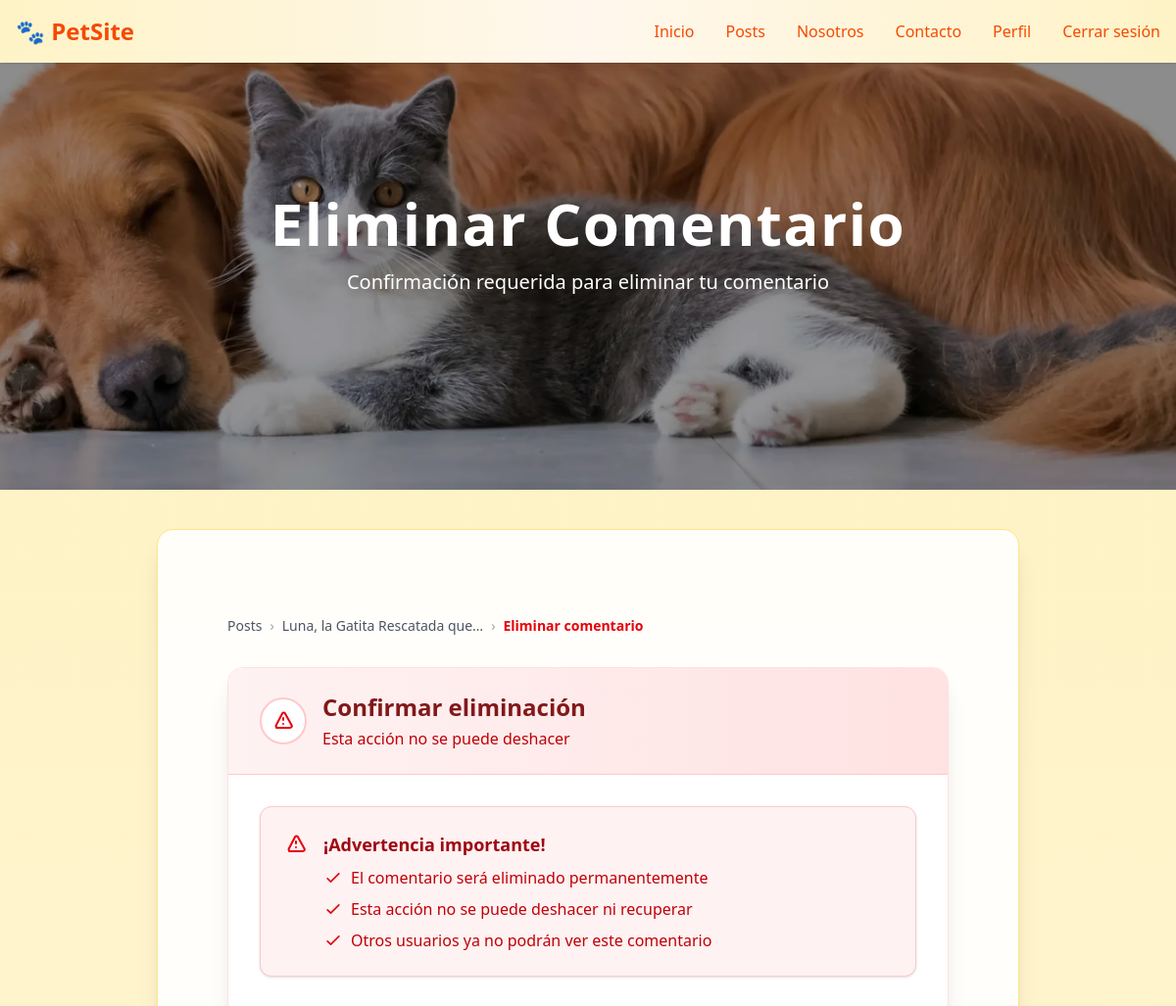
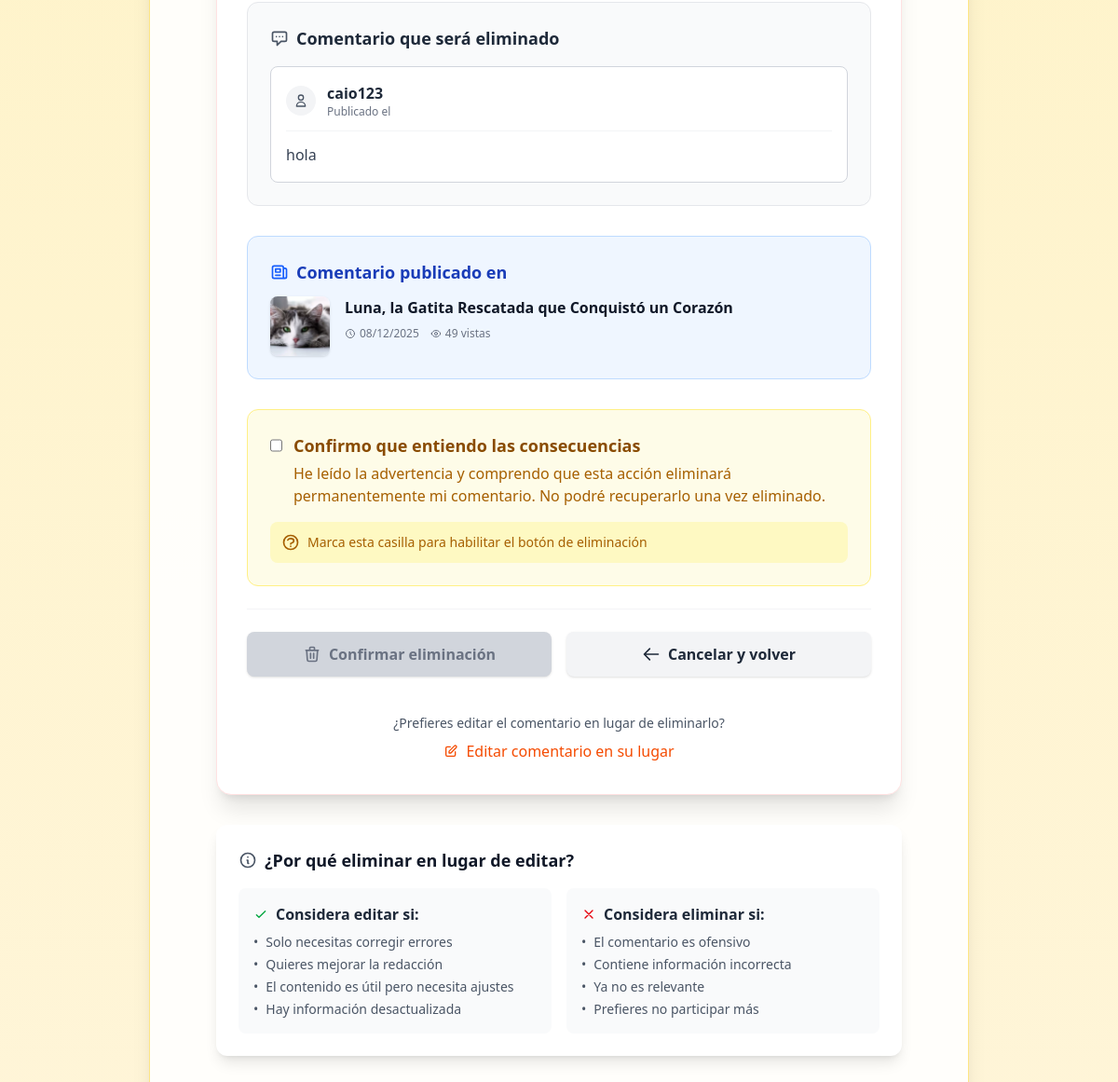
/comentarios/eliminar/8/ (signed in), run on the app's committed database (2 pictures, top to bottom).
### apps/comentarios/models.py (models this page shows, shortened)
class Comentario(models.Model):
    articulo = models.ForeignKey(Articulo, on_delete=models.CASCADE, related_name='comentarios')
    autor = models.ForeignKey(User, on_delete=models.CASCADE)
    contenido = models.TextField()
    fecha = models.DateTimeField(auto_now_add=True)
    class Meta:
        ordering = ['-fecha']
        verbose_name = "Comentario"
        verbose_name_plural = "Comentarios"

### apps/posts/models.py (models this page shows, shortened)
class Articulo(models.Model):
    titulo = models.CharField(max_length=200)
    contenido = models.TextField()
    categoria = models.ForeignKey(Categoria, on_delete=models.SET_NULL, null=True)
    autor = models.ForeignKey(User, on_delete=models.CASCADE, related_name='articulos')
    fecha_publicacion = models.DateTimeField(auto_now_add=True)
    visitas = models.PositiveIntegerField(default=0)
    destacado = models.BooleanField(default=False)
    class Meta:
        ordering = ['-fecha_publicacion']

class ImagenArticulo(models.Model):
    articulo = models.ForeignKey(Articulo, on_delete=models.CASCADE, related_name='imagenes')
    imagen = models.ImageField(upload_to='articulos/imagenes/')
    class Meta:
        verbose_name = "Imagen de Artículo"
        verbose_name_plural = "Imágenes de Artículo"

### apps/usuarios/models.py (models this page shows, shortened)
class Usuario(AbstractUser):
    email = models.EmailField(unique=True)
    telefono = models.CharField(max_length=20, null=True, blank=True)
    avatar = models.ImageField(upload_to='avatars/', default='avatars/default.webp', null=True, blank=True)
    pass

### apps/comentarios/views.py (the view)
# urls.py: path('eliminar/<int:pk>/', ComentarioDeleteView.as_view(), name='eliminar_comentario'),
class ComentarioDeleteView(ComentarioPermisoMixin, DeleteView):
    model = Comentario
    template_name = 'comentarios/eliminar_comentario.html'

### templates/comentarios/eliminar_comentario.html (shortened to what this page needs)
{% extends 'layouts/general-layout.html' %}
{% load static %}
{% block banner %}
<section class="relative w-full h-[300px] md:h-[420px] lg:h-[500px] overflow-hidden">
  <div class="absolute inset-0 flex items-center justify-center bg-black/40">
    <div class="text-center">
      <h1 class="text-white text-4xl md:text-6xl font-extrabold tracking-wide drop-shadow-xl mb-4">
        Eliminar Comentario
      </h1>
      <p class="text-white text-base sm:text-lg md:text-xl font-medium max-w-2xl mx-auto drop-shadow-lg px-2">
        Confirmación requerida para eliminar tu comentario
      </p>
    </div>
  </div>
</section>
{% endblock banner %}
{% block content %}
<div class="max-w-3xl mx-auto px-4 py-12">
  <nav class="mb-8" aria-label="Navegación">
    <ol class="flex items-center space-x-2 text-sm text-gray-600">
      <li>
        <a href="{% url 'posts:articulo_lista' %}" class="hover:text-red-600 transition-colors">
          Posts
        </a>
      </li>
      <li class="text-gray-400">›</li>
      <li>
        <a href="{% url 'posts:articulo_detalle' object.articulo.pk %}" class="hover:text-red-600 transition-colors">
          {{ object.articulo.titulo|truncatechars:30 }}
        </a>
      </li>
      <li class="text-gray-400">›</li>
      <li class="text-red-600 font-semibold">Eliminar comentario</li>
    </ol>
  </nav>
  <div class="bg-white rounded-2xl shadow-xl overflow-hidden border border-red-100">
    <div class="bg-gradient-to-r from-red-50 to-red-100 px-8 py-6 border-b border-red-200">
      <div class="flex items-center">
        <div class="w-12 h-12 bg-white border-2 border-red-200 rounded-full flex items-center justify-center mr-4">
          <svg class="w-6 h-6 text-red-600" fill="none" stroke="currentColor" viewBox="0 0 24 24">
            <path stroke-linecap="round" stroke-linejoin="round" stroke-width="2" d="M12 9v2m0 4h.01m-6.938 4h13.856c1.54 0 2.502-1.667 1.732-2.5L13.732 4c-.77-.833-1.732-.833-2.464 0L4.732 16.5c-.77.833.192 2.5 1.732 2.5z"></path>
          </svg>
        </div>
        <div>
          <h2 class="text-2xl font-bold text-red-900">Confirmar eliminación</h2>
          <p class="text-red-700 mt-1">Esta acción no se puede deshacer</p>
        </div>
      </div>
    </div>
    <div class="p-8">
      <div class="mb-8 p-6 bg-red-50 border border-red-200 rounded-xl shadow-sm">
        <div class="flex items-start">
          <div class="flex-1">
            <h3 class="text-lg font-bold text-red-800 mb-2">¡Advertencia importante!</h3>
            <ul class="space-y-2 text-red-700">
              <li class="flex items-start">
                <svg class="w-5 h-5 text-red-600 mr-2 mt-0.5 flex-shrink-0" fill="none" stroke="currentColor" viewBox="0 0 24 24">
                  <path stroke-linecap="round" stroke-linejoin="round" stroke-width="2" d="M5 13l4 4L19 7"></path>
                </svg>
                <span>El comentario será eliminado permanentemente</span>
              </li>
              <li class="flex items-start">
                <svg class="w-5 h-5 text-red-600 mr-2 mt-0.5 flex-shrink-0" fill="none" stroke="currentColor" viewBox="0 0 24 24">
                  <path stroke-linecap="round" stroke-linejoin="round" stroke-width="2" d="M5 13l4 4L19 7"></path>
                </svg>
                <span>Esta acción no se puede deshacer ni recuperar</span>
              </li>
              <li class="flex items-start">
                <svg class="w-5 h-5 text-red-600 mr-2 mt-0.5 flex-shrink-0" fill="none" stroke="currentColor" viewBox="0 0 24 24">
                  <path stroke-linecap="round" stroke-linejoin="round" stroke-width="2" d="M5 13l4 4L19 7"></path>
                </svg>
                <span>Otros usuarios ya no podrán ver este comentario</span>
              </li>
            </ul>
          </div>
        </div>
      </div>
      <div class="mb-8 p-6 bg-gray-50 border border-gray-200 rounded-xl">
        <h3 class="text-lg font-semibold text-gray-800 mb-4 flex items-center">
          <svg class="w-5 h-5 text-gray-600 mr-2" fill="none" stroke="currentColor" viewBox="0 0 24 24">
            <path stroke-linecap="round" stroke-linejoin="round" stroke-width="2" d="M8 10h.01M12 10h.01M16 10h.01M9 16H5a2 2 0 01-2-2V6a2 2 0 012-2h14a2 2 0 012 2v8a2 2 0 01-2 2h-5l-5 5v-5z"></path>
          </svg>
          Comentario que será eliminado
        </h3>
        <div class="bg-white rounded-lg p-4 border border-gray-300">
          <div class="flex items-center mb-3 pb-3 border-b border-gray-100">
            <div class="w-8 h-8 bg-gray-100 rounded-full flex items-center justify-center mr-3">
              <svg class="w-4 h-4 text-gray-600" fill="none" stroke="currentColor" viewBox="0 0 24 24">
                <path stroke-linecap="round" stroke-linejoin="round" stroke-width="2" d="M16 7a4 4 0 11-8 0 4 4 0 018 0zM12 14a7 7 0 00-7 7h14a7 7 0 00-7-7z"></path>
              </svg>
            </div>
            <div>
              <p class="font-semibold text-gray-800">{{ object.autor.username }}</p>
              <p class="text-xs text-gray-500">Publicado el {{ object.fecha_creacion|date:"d/m/Y H:i" }}</p>
            </div>
          </div>
          <div class="text-gray-700 leading-relaxed">
            {{ object.contenido|linebreaks }}
          </div>
        </div>
      </div>
      <div class="mb-8 p-6 bg-blue-50 border border-blue-200 rounded-xl">
        <h3 class="text-lg font-semibold text-blue-800 mb-3 flex items-center">
          <svg class="w-5 h-5 text-blue-600 mr-2" fill="none" stroke="currentColor" viewBox="0 0 24 24">
            <path stroke-linecap="round" stroke-linejoin="round" stroke-width="2" d="M19 20H5a2 2 0 01-2-2V6a2 2 0 012-2h10a2 2 0 012 2v1m2 13a2 2 0 01-2-2V7m2 13a2 2 0 002-2V9a2 2 0 00-2-2h-2m-4-3H9M7 16h6M7 8h6v4H7V8z"></path>
          </svg>
          Comentario publicado en
        </h3>
        <div class="flex items-start">
          {% if object.articulo.imagenes.all %}
            <img src="{{ object.articulo.imagenes.all.0.imagen.url }}"
                 alt="{{ object.articulo.titulo }}"
                 class="w-16 h-16 object-cover rounded-lg mr-4 flex-shrink-0 shadow-sm">
          {% endif %}
          <div>
            <h4 class="font-bold text-gray-900">{{ object.articulo.titulo }}</h4>
            <div class="flex items-center mt-2 text-xs text-gray-500">
              <span class="flex items-center mr-3">
                <svg class="w-3 h-3 mr-1" fill="none" stroke="currentColor" viewBox="0 0 24 24">
                  <path stroke-linecap="round" stroke-linejoin="round" stroke-width="2" d="M12 8v4l3 3m6-3a9 9 0 11-18 0 9 9 0 0118 0z"></path>
                </svg>
                {{ object.articulo.fecha_publicacion|date:"d/m/Y" }}
              </span>
              <span class="flex items-center">
                {{ object.articulo.visitas }} vistas
              </span>
            </div>
          </div>
        </div>
      </div>
      <form method="POST" id="deleteForm" class="space-y-6">
        <div class="bg-yellow-50 border border-yellow-200 rounded-xl p-6">
          <div class="flex items-start mb-4">
            <input type="checkbox" id="confirmDelete" name="confirmDelete"
                   class="mt-1 mr-3 h-5 w-5 text-red-600 border-gray-300 rounded focus:ring-red-500">
            <label for="confirmDelete" class="text-yellow-800 font-medium cursor-pointer select-none">
              <span class="block text-lg font-bold mb-1">Confirmo que entiendo las consecuencias</span>
              <span class="text-yellow-700">
                He leído la advertencia y comprendo que esta acción eliminará permanentemente mi comentario.
                No podré recuperarlo una vez eliminado.
              </span>
            </label>
          </div>
          <div class="flex items-center text-sm text-yellow-700 bg-yellow-100 p-3 rounded-lg">
            Marca esta casilla para habilitar el botón de eliminación
          </div>
        </div>
        <div class="flex flex-col sm:flex-row gap-4 pt-6 border-t border-gray-100">
          <button
            type="submit"
            id="deleteButton"
            class="inline-flex items-center justify-center px-6 py-3 bg-gray-300 text-gray-500 font-bold rounded-lg shadow transition-all duration-200 flex-1 cursor-not-allowed"
            disabled
          >
            <svg class="w-5 h-5 mr-2" fill="none" stroke="currentColor" viewBox="0 0 24 24">
              <path stroke-linecap="round" stroke-linejoin="round" stroke-width="2" d="M19 7l-.867 12.142A2 2 0 0116.138 21H7.862a2 2 0 01-1.995-1.858L5 7m5 4v6m4-6v6m1-10V4a1 1 0 00-1-1h-4a1 1 0 00-1 1v3M4 7h16"></path>
            </svg>
            Confirmar eliminación
          </button>
          <a href="{% url 'posts:articulo_detalle' object.articulo.pk %}"
             class="inline-flex items-center justify-center px-6 py-3 bg-gray-100 hover:bg-gray-200 text-gray-800 font-semibold rounded-lg shadow hover:shadow-lg transition-all duration-200 flex-1"
          >
            <svg class="w-5 h-5 mr-2" fill="none" stroke="currentColor" viewBox="0 0 24 24">
              <path stroke-linecap="round" stroke-linejoin="round" stroke-width="2" d="M10 19l-7-7m0 0l7-7m-7 7h18"></path>
            </svg>
            Cancelar y volver
          </a>
        </div>
        <div class="text-center pt-4">
          <p class="text-gray-600 text-sm mb-2">
            ¿Prefieres editar el comentario en lugar de eliminarlo?
          </p>
          <a href="{% url 'comentarios:editar_comentario' object.pk %}"
             class="inline-flex items-center text-orange-600 hover:text-orange-800 font-medium"
          >
            <svg class="w-4 h-4 mr-2" fill="none" stroke="currentColor" viewBox="0 0 24 24">
              <path stroke-linecap="round" stroke-linejoin="round" stroke-width="2" d="M11 5H6a2 2 0 00-2 2v11a2 2 0 002 2h11a2 2 0 002-2v-5m-1.414-9.414a2 2 0 112.828 2.828L11.828 15H9v-2.828l8.586-8.586z"></path>
            </svg>
            Editar comentario en su lugar
          </a>
        </div>
      </form>
    </div>
  </div>
  <div class="mt-8 bg-white rounded-xl shadow-lg p-6">
    <h3 class="text-lg font-bold text-gray-900 mb-4 flex items-center">
      <svg class="w-5 h-5 text-gray-600 mr-2" fill="none" stroke="currentColor" viewBox="0 0 24 24">
        <path stroke-linecap="round" stroke-linejoin="round" stroke-width="2" d="M13 16h-1v-4h-1m1-4h.01M21 12a9 9 0 11-18 0 9 9 0 0118 0z"></path>
      </svg>
      ¿Por qué eliminar en lugar de editar?
    </h3>
    <div class="grid grid-cols-1 md:grid-cols-2 gap-4">
      <div class="bg-gray-50 p-4 rounded-lg">
        <h4 class="font-semibold text-gray-800 mb-2 flex items-center">
          <svg class="w-4 h-4 text-green-600 mr-2" fill="none" stroke="currentColor" viewBox="0 0 24 24">
            <path stroke-linecap="round" stroke-linejoin="round" stroke-width="2" d="M5 13l4 4L19 7"></path>
          </svg>
          Considera editar si:
        </h4>
        <ul class="text-gray-600 text-sm space-y-1">
          <li class="flex items-start">
            <span class="mr-2">•</span>
            <span>Solo necesitas corregir errores</span>
          </li>
          <li class="flex items-start">
            <span class="mr-2">•</span>
            <span>Quieres mejorar la redacción</span>
          </li>
          <li class="flex items-start">
            <span class="mr-2">•</span>
            <span>El contenido es útil pero necesita ajustes</span>
          </li>
          <li class="flex items-start">
            <span class="mr-2">•</span>
            <span>Hay información desactualizada</span>
          </li>
        </ul>
      </div>
      <div class="bg-gray-50 p-4 rounded-lg">
        <h4 class="font-semibold text-gray-800 mb-2 flex items-center">
          <svg class="w-4 h-4 text-red-600 mr-2" fill="none" stroke="currentColor" viewBox="0 0 24 24">
            <path stroke-linecap="round" stroke-linejoin="round" stroke-width="2" d="M6 18L18 6M6 6l12 12"></path>
          </svg>
          Considera eliminar si:
        </h4>
        <ul class="text-gray-600 text-sm space-y-1">
          <li class="flex items-start">
            <span class="mr-2">•</span>
            <span>El comentario es ofensivo</span>
          </li>
          <li class="flex items-start">
            <span class="mr-2">•</span>
            <span>Contiene información incorrecta</span>
          </li>
          <li class="flex items-start">
            <span class="mr-2">•</span>
            <span>Ya no es relevante</span>
          </li>
          <li class="flex items-start">
            <span class="mr-2">•</span>
            <span>Prefieres no participar más</span>
          </li>
        </ul>
      </div>
    </div>
  </div>
</div>
{% endblock content %}

### data on the page
Comentario: articulo.titulo "Luna, la Gatita Rescatada que…", autor.username "caio123", contenido "hola", articulo.imagenes.all.0.imagen (picture), articulo.titulo "Luna, la Gatita Rescatada que Conquistó un Corazón", articulo.fecha_publicacion "08/12/2025", articulo.visitas "49"
